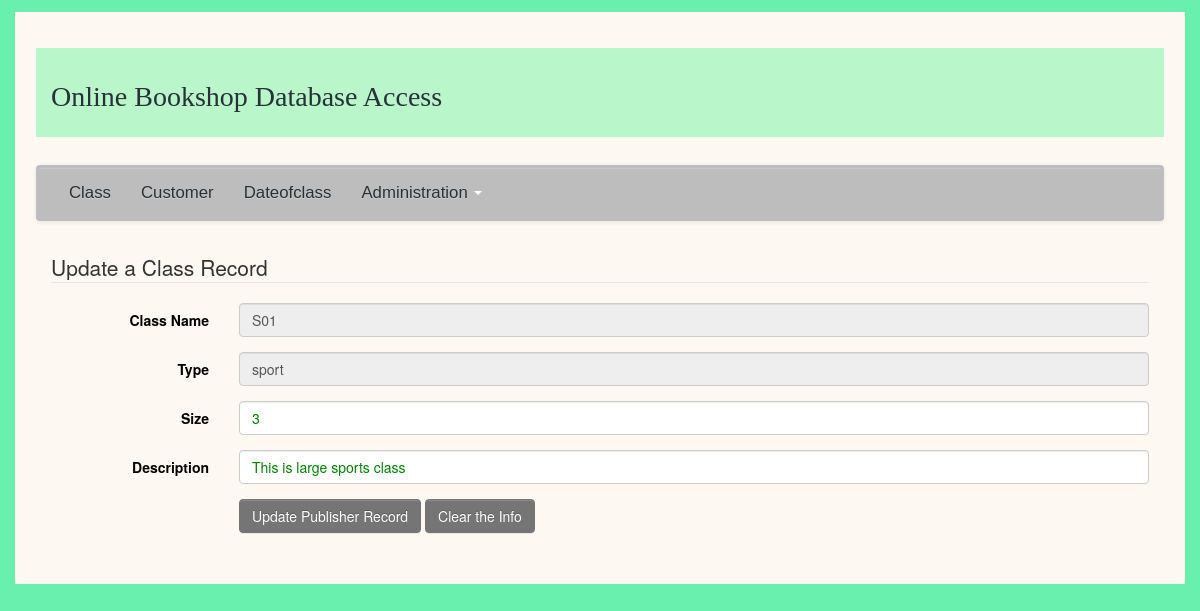
The app's page /Angular-gym/admin/editclass.php?class=001 (signed in) with its own data.
### tables this page shows
CREATE TABLE `class` (
  `class_id` varchar(6) NOT NULL,
  `classname` varchar(10) NOT NULL,
  `type` varchar(11) NOT NULL,
  `size` int(6) NOT NULL,
  `description` varchar(200) DEFAULT NULL
);

### Angular-gym/admin/inc/class.inc.php (called while the page is built, shortened)
<?php
class classes{
	private $db;
	public function __construct($database) {
	    $this->db = $database;
	}
	public function oneclass($classid) {
	    $sql = 'select * from class where class_id = :classid';
	    $stmt =$this->db->prepare($sql);
        $stmt->bindParam(':classid', $classid, PDO::PARAM_INT);
	    $stmt->execute();
        $class=$stmt->fetch(PDO::FETCH_OBJ);
        return $class;
	}
}
?>

### Angular-gym/admin/inc/init.inc.php (called while the page is built, shortened)
<?php
require_once 'header.inc.php';
require_once 'db.inc.php';
require_once 'class.inc.php';
require_once 'gymstore.inc.php';
$class 		= new classes($dbh);
?>

### Angular-gym/admin/inc/gymstore.inc.php (called while the page is built, shortened)
<?php
function retrieveonerec($class)
{
    $classname = $class->classname;
    $type = $class->type;
    $size = $class->size;
    $description = $class->description;
}

### Angular-gym/admin/editclass.php (the view, shortened to what this page needs)
<?php require 'inc/secure.inc.php';
require 'inc/init.inc.php';
if (isset($_REQUEST['Submit'])) {
try
{
    $classid=$_POST['classid'];
    $size=$_POST['size'];
    $description=$_POST['description'];
    $class->updaterecord($classid, $size, $description);
    $stat ="edit";
    header("Location:class.php?stat=$stat");
    exit;
}
catch (PDOException $e)
{
   echo '<br>PDO Exception Caught.';
   echo 'Error with the database: <br>';
   echo 'SQL Query: ', $sql;
   echo 'Error: ' . $e->getMessage().'</p>';
}
}
 else {
$classid = $_GET['class'];
try
{
   $classrec = $class->oneclass($classid);
}
catch (PDOException $e)
{
   echo '<br>PDO Exception Caught.';
   echo 'Error with the database: <br>';
   echo 'SQL Query: ', $sql;
   echo 'Error: ' . $e->getMessage().'</p>';
}
?>
<form action = "" method = "post" class="form-horizontal" id="insertpublisher" name ="insertpublisher">
    <fieldset><legend>Update a Class Record</legend>
     <div class ="form-group">
       <label for="classname" class="col-sm-2 control-label">Class Name</label>
       <div class="col-sm-10">
        <input type="text" name="classname" id="classname"   class="form-control" disabled value = "<?php echo $classname;?>">
       </div>
     </div>
     <div class ="form-group">
       <label for="type" class="col-sm-2 control-label">Type</label>
       <div class="col-sm-10">
        <input type="text" name="type" id="type"   class="form-control" disabled  value = "<?php echo $type;?>">
       </div>
     </div>
     <div class ="form-group">
       <label for="size" class="col-sm-2 control-label">Size</label>
       <div class="col-sm-10">
        <input type="text" name="size" id="size"  class="form-control" value = "<?php echo $size;?>" required autofocus title="Please enter a valid Size">
       </div>
     </div>
     <div class ="form-group">
       <label for="description" class="col-sm-2 control-label">Description</label></td>
       <div class="col-sm-10">
         <input type="text" name="description" id="description"  class="form-control" value = "<?php echo $description;?>" required autofocus title="Please enter a valid description">
       </div>
     </div>
<div class = "form-group">
 <div class="col-sm-10 col-sm-offset-2">
       <input type="submit" class="btn btn-primary" value="Update Publisher Record" name = "Submit">
       <input type="reset" class="btn btn-primary" value="Clear the Info" >
	 </div>
	 </div>
    </fieldset>
    </form>
<?php
}
require 'inc/footer.inc.php';?>
</section>
</div>
</body>
</html>

### Angular-gym/admin/css/mycss.css (style rules this page uses)
body { background-color: #69F0AE; color: black; }
form,table { margin-top:1%; }
input[type="text"]:valid, input[type="email"]:valid, input[type="password"]:valid, input[type="url"]:valid { color: green; }

### records on screen
class: classname "S01", type "sport", size "3", description "This is large sports class"
